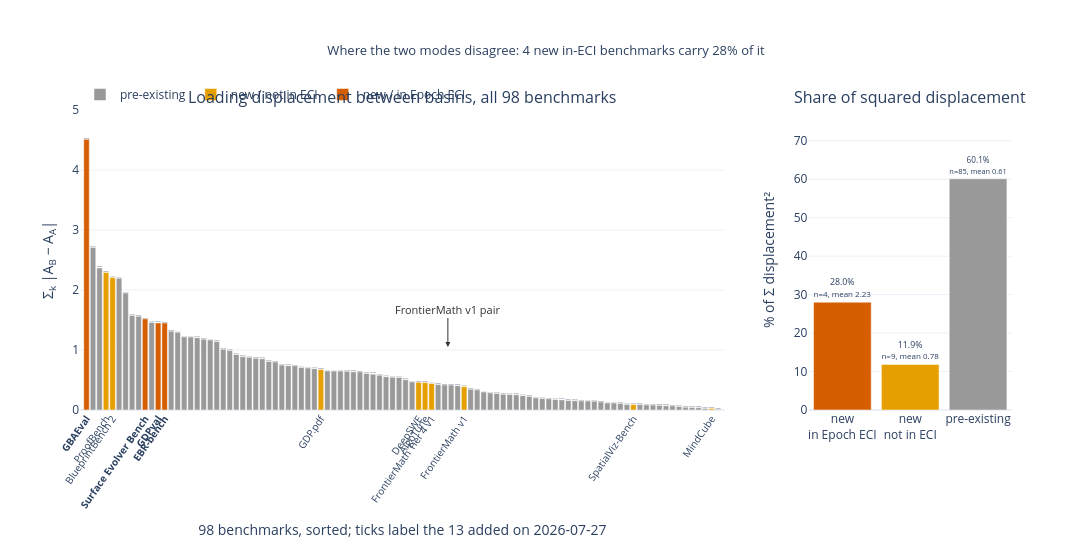

The notebook cell this image was saved under:
### Markdown cell above
### 4 · Four benchmarks Epoch actually uses carry **28.0%** of the displacement.
They are 4% of the rows. The nine new benchmarks outside Epoch's ECI carry 11.9% on 9% of the rows; both FrontierMath v1 items barely move.

### Code cell
o = np.argsort(-DISP)
rank = {i: r for r, i in enumerate(o)}
sq = DISP ** 2

fig = make_subplots(rows=1, cols=2, column_widths=[0.76, 0.24], horizontal_spacing=0.09,
                    subplot_titles=["Loading displacement between basins, all 98 benchmarks",
                                    "Share of squared displacement"])
for g in (G_OLD, G_OUT, G_IN):
    idx = [i for i in o if GROUP[i] == g]
    fig.add_trace(go.Bar(x=[rank[i] for i in idx], y=DISP[idx], name=g, marker_color=GCOL[g],
                         width=0.85, text=[benches[i] for i in idx], hoverinfo="text+y",
                         hovertemplate="%{text}: %{y:.2f}<extra></extra>"), row=1, col=1)
newpos = sorted([i for i in range(len(benches)) if benches[i] in NEW], key=lambda i: rank[i])
fig.update_xaxes(tickmode="array", tickvals=[rank[i] for i in newpos],
                 ticktext=[f"<b>{benches[i]}</b>" if benches[i] in NEW_IN else benches[i] for i in newpos],
                 tickangle=-55, tickfont=dict(size=10),
                 title_text="98 benchmarks, sorted; ticks label the 13 added on 2026-07-27",
                 range=[-1, 98], row=1, col=1)
fv = [rank[benches.index(b)] for b in ("FrontierMath v1", "FrontierMath Tier 4 v1")]
fig.add_annotation(x=float(np.mean(fv)), y=1.05, text="FrontierMath v1 pair", showarrow=True, arrowhead=2,
                   ax=0, ay=-38, font=dict(size=11, color=C["dark"]), arrowcolor=C["dark"], row=1, col=1)
fig.update_yaxes(title_text="Σ<sub>k</sub> |A<sub>B</sub> − A<sub>A</sub>|", range=[0, 5.0], row=1, col=1)

for g in (G_IN, G_OUT, G_OLD):
    idx = [i for i in range(len(benches)) if GROUP[i] == g]
    pct = 100 * sq[idx].sum() / sq.sum()
    fig.add_trace(go.Bar(x=[g.replace(" / ", "<br>")], y=[pct], marker_color=GCOL[g], showlegend=False,
                         text=[f"{pct:.1f}%<br><span style='font-size:10px'>n={len(idx)}, "
                               f"mean {DISP[idx].mean():.2f}</span>"],
                         textposition="outside", textfont=dict(size=11),
                         hovertemplate="%{y:.1f}%<extra></extra>"), row=1, col=2)
fig.update_yaxes(title_text="% of Σ displacement²", range=[0, 78], row=1, col=2)
fig.update_layout(title="Where the two modes disagree: 4 new in-ECI benchmarks carry 28% of it",
                  height=560, width=1180, legend=dict(orientation="h", y=1.10),
                  margin=dict(b=150, t=110), bargap=0.15)
show(fig, "p4_displacement")

### Figure 1 — Plotly figure (JSON) as saved in the notebook; plotly's stock layout.template omitted (floating-point values rounded to 4 significant figures)
{"data": [{"hoverinfo": "text+y", "hovertemplate": "%{text}: %{y:.2f}<extra></extra>", "marker": {"color": "#999999"}, "name": "pre-existing", "text": ["VPCT", "Cybench", "Remote Labor Index", "SimpleQA Verified", "OS World 2", "GSO-Bench", "Fiction.LiveBench", "EnigmaEval", "OTIS Mock AIME 2024-2025", "SWE-Bench Pro (Private)", "Humanity's Last Exam", "ARC-AGI-2", "ExploitBench", "OS World (Screenshot)", "SimpleBench", "ARC-AGI", "Chess Puzzles", "SWE-Bench Pro", "MultiNRC", "FrontierMath Tier 4", "CAD-Eval", "MATH Level 5", "FrontierCode", "BioLP-bench", "GPQA Diamond", "MultiChallenge", "LAB-Bench Cloning", "GPQA Main Chemistry", "Lech Mazur Writing", "VisualToolBench", "GPQA Diamond Chemistry", "Visual Task Assessment (VISTA)", "MMLU Pro Chemistry", "TerminalBench", "BALROG", "LiveBench", "APEX Agents", "CritPt", "PostTrainBench", "WMDP Chemistry", "LAB-Bench Protocol", "MMLU Pro Biology", "MCP Atlas", "AudioMultiChallenge", "WeirdML", "ScienceQA", "TutorBench", "GeoBench", "FrontierMath", "WMDP Biology", "SEAL Tool Use (Enterprise)", "LAB-Bench SeqQA", "Aider Polyglot", "ForecastBench", "MMLU Chemistry", "CursorBench", "GPQA Main Biology", "CSQA2", "DeepResearchBench", "SWE-Bench Verified", "The Agent Company", "BIG-Bench Hard (BBH)", "GSM8K", "MMLU", "ARC (AI2)", "CL-Bench Life", "GPQA Diamond Biology", "PRBench Finance", "Video-MME", "SEAL Instruction Following", "METR Time Horizons", "CL-Bench", "LAB-Bench LitQA2", "OpenBookQA", "Adversarial NLI", "MMLU Biology", "BoolQ", "SciCode", "WinoGrande", "PRBench Legal", "TriviaQA", "SuperGLUE", "HellaSwag", "PIQA", "LAMBADA"], "type": "bar", "width": 0.85, "x": [1, 2, 5, 6, 7, 8, 10, 13, 14, 15, 16, 17, 18, 19, 20, 21, 22, 23, 24, 25, 26, 27, 28, 29, 30, 31, 32, 33, 34, 35, 37, 38, 39, 40, 41, 42, 43, 44, 45, 46, 47, 48, 49, 50, 54, 55, 56, 57, 59, 60, 61, 62, 63, 64, 65, 66, 67, 68, 69, 70, 71, 72, 73, 74, 75, 76, 77, 78, 79, 80, 81, 82, 83, 85, 86, 87, 88, 89, 90, 91, 92, 93, 94, 95, 97], "xaxis": "x", "y": [2.71, 2.368, 2.196, 1.949, 1.576, 1.561, 1.459, 1.314, 1.297, 1.218, 1.215, 1.206, 1.179, 1.167, 1.14, 1.012, 0.992, 0.9253, 0.8895, 0.8772, 0.861, 0.855, 0.8098, 0.7998, 0.7479, 0.7381, 0.7367, 0.7081, 0.701, 0.6893, 0.6511, 0.6488, 0.6483, 0.6457, 0.6373, 0.6346, 0.6079, 0.5975, 0.5811, 0.5552, 0.5444, 0.5434, 0.5061, 0.4674, 0.4253, 0.416, 0.4151, 0.4061, 0.3438, 0.3344, 0.2999, 0.2834, 0.277, 0.2624, 0.2566, 0.2552, 0.2395, 0.2267, 0.2011, 0.1936, 0.187, 0.1746, 0.1686, 0.1577, 0.1554, 0.1498, 0.1491, 0.1476, 0.1331, 0.1161, 0.1157, 0.1096, 0.09143, 0.09017, 0.08436, 0.08186, 0.07517, 0.07181, 0.0675, 0.05789, 0.04576, 0.04279, 0.0376, 0.02551, 0.01301], "yaxis": "y"}, {"hoverinfo": "text+y", "hovertemplate": "%{text}: %{y:.2f}<extra></extra>", "marker": {"color": "#E69F00"}, "name": "new / not in ECI", "text": ["ProofBench", "BlueprintBench 2", "GDP.pdf", "DeepSWE", "AlgoTune", "FrontierMath Tier 4 v1", "FrontierMath v1", "SpatialViz-Bench", "MindCube"], "type": "bar", "width": 0.85, "x": [3, 4, 36, 51, 52, 53, 58, 84, 96], "xaxis": "x", "y": [2.293, 2.207, 0.6751, 0.4627, 0.4565, 0.4412, 0.3886, 0.09052, 0.02456], "yaxis": "y"}, {"hoverinfo": "text+y", "hovertemplate": "%{text}: %{y:.2f}<extra></extra>", "marker": {"color": "#D55E00"}, "name": "new / in Epoch ECI", "text": ["GBAEval", "Surface Evolver Bench", "GDPval", "EBR-bench"], "type": "bar", "width": 0.85, "x": [0, 9, 11, 12], "xaxis": "x", "y": [4.511, 1.519, 1.452, 1.45], "yaxis": "y"}, {"hovertemplate": "%{y:.1f}%<extra></extra>", "marker": {"color": "#D55E00"}, "showlegend": false, "text": ["28.0%<br><span style='font-size:10px'>n=4, mean 2.23</span>"], "textfont": {"size": 11}, "textposition": "outside", "type": "bar", "x": ["new<br>in Epoch ECI"], "xaxis": "x2", "y": [28.03], "yaxis": "y2"}, {"hovertemplate": "%{y:.1f}%<extra></extra>", "marker": {"color": "#E69F00"}, "showlegend": false, "text": ["11.9%<br><span style='font-size:10px'>n=9, mean 0.78</span>"], "textfont": {"size": 11}, "textposition": "outside", "type": "bar", "x": ["new<br>not in ECI"], "xaxis": "x2", "y": [11.85], "yaxis": "y2"}, {"hovertemplate": "%{y:.1f}%<extra></extra>", "marker": {"color": "#999999"}, "showlegend": false, "text": ["60.1%<br><span style='font-size:10px'>n=85, mean 0.61</span>"], "textfont": {"size": 11}, "textposition": "outside", "type": "bar", "x": ["pre-existing"], "xaxis": "x2", "y": [60.12], "yaxis": "y2"}], "layout": {"annotations": [{"font": {"size": 16}, "showarrow": false, "text": "Loading displacement between basins, all 98 benchmarks", "x": 0.3458, "xanchor": "center", "xref": "paper", "y": 1.0, "yanchor": "bottom", "yref": "paper"}, {"font": {"size": 16}, "showarrow": false, "text": "Share of squared displacement", "x": 0.8908, "xanchor": "center", "xref": "paper", "y": 1.0, "yanchor": "bottom", "yref": "paper"}, {"arrowcolor": "#333333", "arrowhead": 2, "ax": 0, "ay": -38, "font": {"color": "#333333", "size": 11}, "showarrow": true, "text": "FrontierMath v1 pair", "x": 55.5, "xref": "x", "y": 1.05, "yref": "y"}], "bargap": 0.15, "height": 560, "legend": {"orientation": "h", "y": 1.1}, "margin": {"b": 150, "t": 110}, "title": {"font": {"size": 13}, "text": "Where the two modes disagree: 4 new in-ECI benchmarks carry 28% of it", "x": 0.5}, "width": 1180, "xaxis": {"anchor": "y", "domain": [0.0, 0.6916], "range": [-1, 98], "tickangle": -55, "tickfont": {"size": 10}, "tickmode": "array", "ticktext": ["<b>GBAEval</b>", "ProofBench", "BlueprintBench 2", "<b>Surface Evolver Bench</b>", "<b>GDPval</b>", "<b>EBR-bench</b>", "GDP.pdf", "DeepSWE", "AlgoTune", "FrontierMath Tier 4 v1", "FrontierMath v1", "SpatialViz-Bench", "MindCube"], "tickvals": [0, 3, 4, 9, 11, 12, 36, 51, 52, 53, 58, 84, 96], "title": {"text": "98 benchmarks, sorted; ticks label the 13 added on 2026-07-27"}}, "xaxis2": {"anchor": "y2", "domain": [0.7816, 1.0]}, "yaxis": {"anchor": "x", "domain": [0.0, 1.0], "range": [0, 5.0], "title": {"text": "Σ<sub>k</sub> |A<sub>B</sub> − A<sub>A</sub>|"}}, "yaxis2": {"anchor": "x2", "domain": [0.0, 1.0], "range": [0, 78], "title": {"text": "% of Σ displacement²"}}}}
